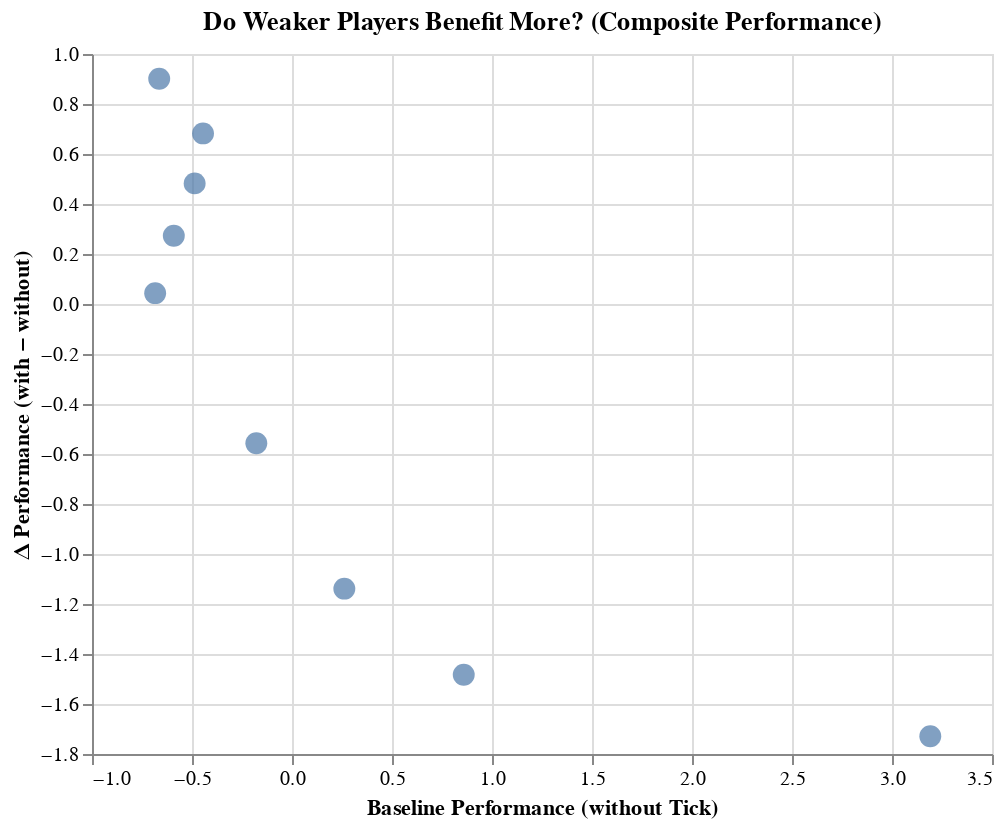

The cell this chart's notebook holds for it:
### Code cell
delta_perf_df["baseline_performance"] = pivot_perf["without_tick"].values

chart_perf_moderation = alt.Chart(delta_perf_df).mark_circle(size=120).encode(
    x=alt.X("baseline_performance:Q", title="Baseline Performance (without Tick)"),
    y=alt.Y("delta_performance:Q", title="Δ Performance (with − without)"),
    tooltip=["participant_id:N"]
).properties(
    title="Do Weaker Players Benefit More? (Composite Performance)",
    width=450,
    height=350
)

chart_perf_moderation

### Figure 1 — Vega-Lite specification as saved in the notebook (floating-point values rounded to 4 significant figures)
{"config": {"view": {"continuousWidth": 300, "continuousHeight": 300}}, "data": {"name": "data-2a1f181a1b7bc13eccd24cdde00ca7c0"}, "mark": {"type": "circle", "size": 120}, "encoding": {"tooltip": [{"field": "participant_id", "type": "nominal"}], "x": {"field": "baseline_performance", "title": "Baseline Performance (without Tick)", "type": "quantitative"}, "y": {"field": "delta_performance", "title": "Δ Performance (with − without)", "type": "quantitative"}}, "height": 350, "title": "Do Weaker Players Benefit More? (Composite Performance)", "width": 450, "$schema": "https://vega.github.io/schema/vega-lite/v6.1.0.json", "datasets": {"data-2a1f181a1b7bc13eccd24cdde00ca7c0": [{"participant_id": "071225", "with_tick": 0.2373, "without_tick": -0.664, "delta_performance": 0.9013, "baseline_performance": -0.664}, {"participant_id": "199195", "with_tick": 1.462, "without_tick": 3.191, "delta_performance": -1.729, "baseline_performance": 3.191}, {"participant_id": "232962", "with_tick": -0.8769, "without_tick": 0.2617, "delta_performance": -1.139, "baseline_performance": 0.2617}, {"participant_id": "297088", "with_tick": 0.2374, "without_tick": -0.4449, "delta_performance": 0.6823, "baseline_performance": -0.4449}, {"participant_id": "356499", "with_tick": -0.6407, "without_tick": -0.6842, "delta_performance": 0.04345, "baseline_performance": -0.6842}, {"participant_id": "510049", "with_tick": -0.6243, "without_tick": 0.8588, "delta_performance": -1.483, "baseline_performance": 0.8588}, {"participant_id": "807289", "with_tick": -0.7353, "without_tick": -0.1784, "delta_performance": -0.5569, "baseline_performance": -0.1784}, {"participant_id": "870227", "with_tick": -0.00427, "without_tick": -0.4868, "delta_performance": 0.4825, "baseline_performance": -0.4868}, {"participant_id": "975229", "with_tick": -0.3183, "without_tick": -0.591, "delta_performance": 0.2727, "baseline_performance": -0.591}]}}
